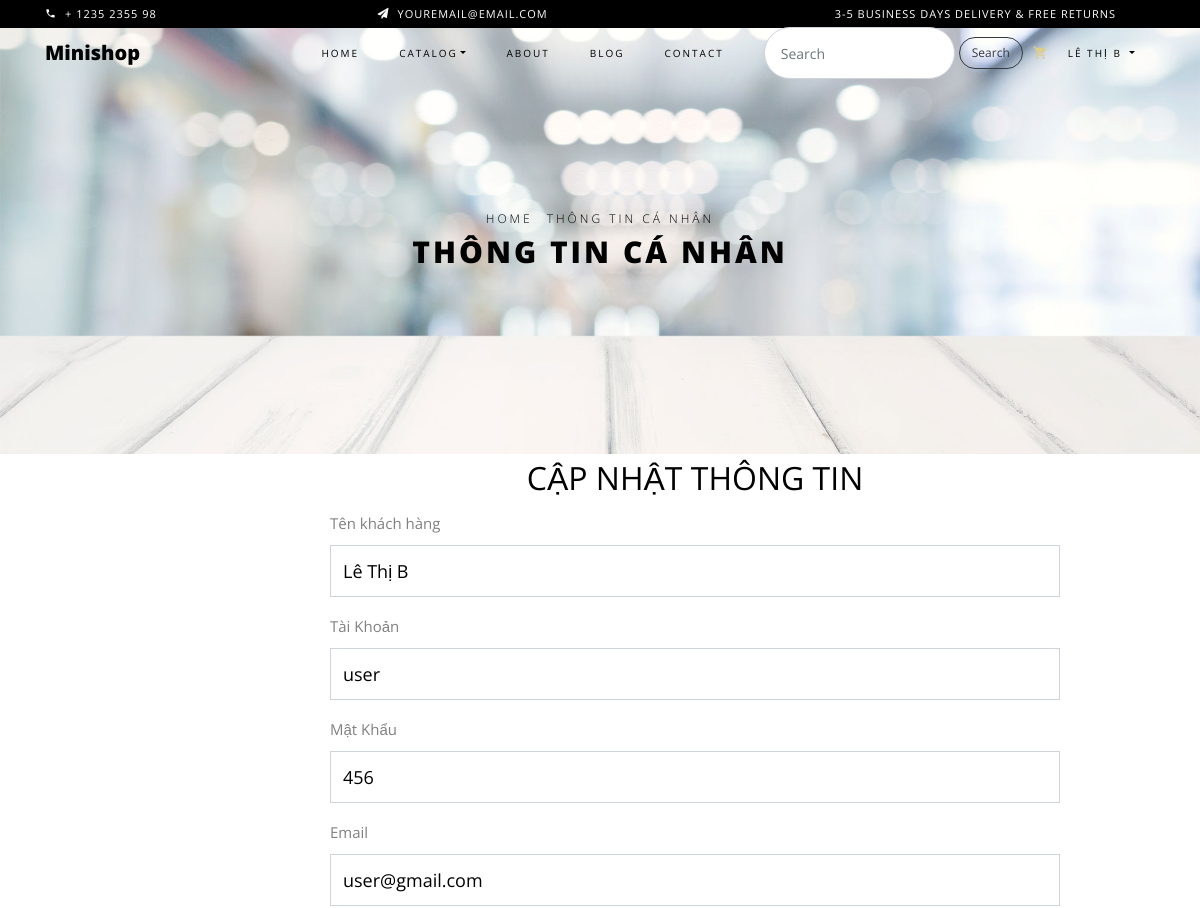
The app's page /CapNhatThongTin.php (signed in, upper part), older data.
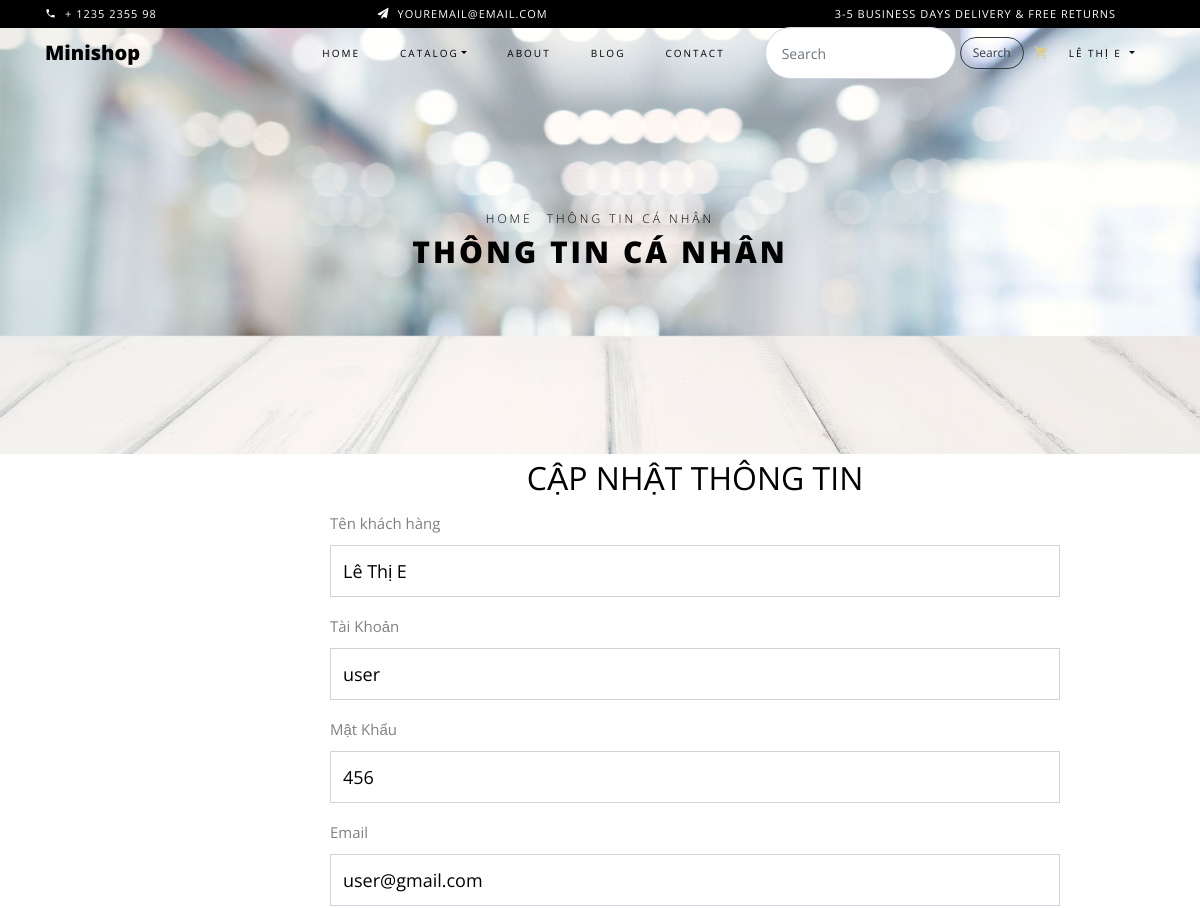
The same page, newer data.
### tables this page shows
CREATE TABLE `user` (
  `MaUser` int(11) NOT NULL,
  `HoTen` varchar(200) NOT NULL,
  `DienThoai` varchar(11) NOT NULL,
  `TaiKhoan` varchar(20) NOT NULL,
  `MatKhau` varchar(20) NOT NULL,
  `Email` varchar(20) NOT NULL,
  `DiaChi` varchar(200) NOT NULL,
  `Avatar` varchar(200) NOT NULL,
  `MaQuyen` int(20) NOT NULL
);

### CapNhatThongTin.php (the view, shortened to what the changed rows need)
<!DOCTYPE html>
<html lang="en">
<head>
    <?php include('LinkCss.php'); ?>
</head>
<?php
include('Connect.php');
if (isset($_SESSION['user_id'])) {
    $userId = $_SESSION['user_id'];
} else {
    header("Location: Login.php");
    exit;
}
include("Connect.php");
$sql = "SELECT * FROM user WHERE MaUser = ?";
$stmt = $pdo->prepare($sql);
$stmt->execute([$userId]);
$user = $stmt->fetch(PDO::FETCH_ASSOC);
?>
<body>
    <nav class="navbar navbar-expand-lg navbar-dark ftco_navbar bg-dark ftco-navbar-light" id="ftco-navbar">
        <div class="container">
            <div class="collapse navbar-collapse" id="ftco-nav">
                <ul class="navbar-nav ml-auto">
                    <?php
                    if (isset($_SESSION['user_name']) && $_SESSION['user_name'] != "") {
                    ?>
                        <li class="nav-item dropdown">
                            <a class="nav-link dropdown-toggle" href="#" id="userDropdown" data-toggle="dropdown" aria-haspopup="true" aria-expanded="false">
                                <?php echo $_SESSION['user_name']; ?>
                            </a>
                        </li>
                    <?php
                    } else {
                        echo '<li class="nav-item"><a class="nav-link" href="Login.php">Đăng Nhập</a></li>';
                    }
                    ?>
                </ul>
            </div>
        </div>
    </nav>
    <div class="hero-wrap hero-bread" style="background-image: url('images/bg_6.jpg');">
        <div class="container">
            <div class="row no-gutters slider-text align-items-center justify-content-center">
                <div class="col-md-9 ftco-animate text-center">
                    <h1 class="mb-0 bread">Thông Tin Cá Nhân</h1>
                </div>
            </div>
        </div>
    </div>
    <div class="container">
        <div class="row">
            <div class="col-md-8 offset-md-3">
                <h2 align="center">CẬP NHẬT THÔNG TIN</h2>
                <form method="post" action="CapNhatThongTin.php" enctype="multipart/form-data">
                    <div class="form-group">
                        <label>Tên khách hàng</label>
                        <input type="text" class="form-control" placeholder="Nhập tên khách hàng" name="ten_khach_hang" value="<?= $user['HoTen'] ?>" required />
                    </div>
                    <div class="form-group">
                        <label>Tài Khoản</label>
                        <input type="text" class="form-control" placeholder="Nhập tài khoản" name="taikhoan" value="<?= $user['TaiKhoan'] ?>" required />
                    </div>
                    <div class="form-group">
                        <label>Mật Khẩu</label>
                        <input type="text" class="form-control" placeholder="Nhập mật khẩu" name="matkhau" value="<?= $user['MatKhau'] ?>" required />
                    </div>
                </form>
            </div>
        </div>
    </div>
</body>
</html>

Row changes from the older to the newer data that the page shows:
changed user "user": ten_khach_hang "Lê Thị B" → "Lê Thị E"
Text that changed along with them:
$_SESSION['user_name']: "LÊ THỊ B" → "LÊ THỊ E"
